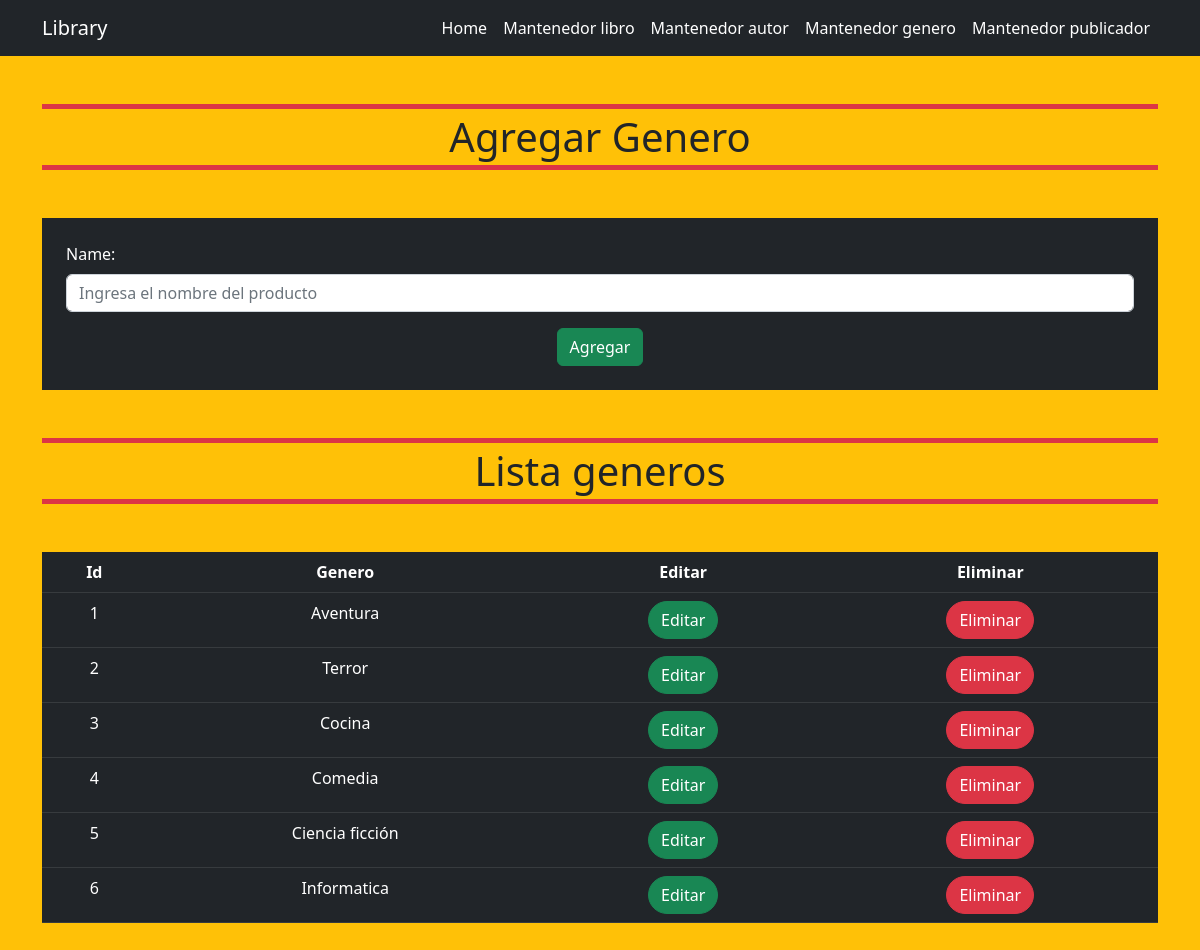
Page /genre/ on the committed database.
### libraryApp/models.py (models this page shows)
class Genre(models.Model):
    try:
        name = models.CharField(max_length = 100)
        def __str__(self):
            return self.name
    except Exception as e:
        print('Modelo no creado: ', e)

### libraryApp/views.py (the view)
# urls.py: path('genre/', views.genre, name='genre'),
def genre(request):
    allGenre = Genre.objects.all()
    if request.method == 'POST':
        form = GenreForm(request.POST)
        print('LOG', form)
        if form.is_valid():
            genre = form.save(commit=False)
            genre.save()
            return redirect('home')
    else:
        form = GenreForm()
    context = {
        'form': form,
        'allGenre': allGenre
    }
    return render(request, 'library/genre.html', context)

### libraryApp/forms.py
class GenreForm(forms.ModelForm):
    name = forms.CharField(max_length=100, widget=forms.TextInput(
        attrs={
            'class': 'form-control mt-2',
            'type': 'text',
            'placeholder': 'Ingresa el nombre del producto'
        }
    ))
    class Meta:
        model = Genre
        fields = ('name',)

### libraryApp/templates/library/genre.html (shortened to what this page needs)
{% extends '../layout/base.html' %} {% block content %}
<section class="container">
  <h1 class="text-center my-5 border border-5 border-danger border-start-0 border-end-0 p-1">Agregar Genero</h1>
  <form method="POST" class="bg-dark container p-4 text-white">
    {% csrf_token %} {{ form.as_p }}
    <div class="text-center">
      <button type="submit" class="btn btn-success">Agregar</button>
    </div>
  </form>
  <div class="my-5">
    <h1 class="text-center my-5 border border-5 border-danger border-start-0 border-end-0 p-1">Lista generos</h1>
    <table class="table table-dark text-center">
      <thead>
        <tr>
          <th scope="col">Id</th>
          <th scope="col">Genero</th>
          <th scope="col">Editar</th>
          <th scope="col">Eliminar</th>
        </tr>
      </thead>
      <tbody>
        {% for genre in allGenre %}
        <tr>
          <td>{{genre.id}}</td>
          <td>{{genre.name}}</td>
          <td>
            <a
              type="submit"
              class="btn btn-success rounded-pill"
              href="{% url 'editGenre' pk=genre.id %}"
              >Editar</a
            >
          </td>
          <td>
            <form action="{% url 'deleteGenre' pk=genre.id %}" method="post">
              <button
                type="submit"
                class="btn btn-danger rounded-pill"
                >Eliminar</button>
            </form>
          </td>
        </tr>
        {% empty %}
          <h1 class="text-center m-5 bg-danger text-white p-5 rounded-pill">No hay Generos agregados!!!</h1>
        {% endfor %}
      </tbody>
    </table>
  </div>
</section>
{% endblock %}

### rows in the picture
Genre: id "1", name "Aventura"
Genre: id "2", name "Terror"
Genre: id "3", name "Cocina"
Genre: id "4", name "Comedia"
Genre: id "5", name "Ciencia ficción"
Genre: id "6", name "Informatica"
